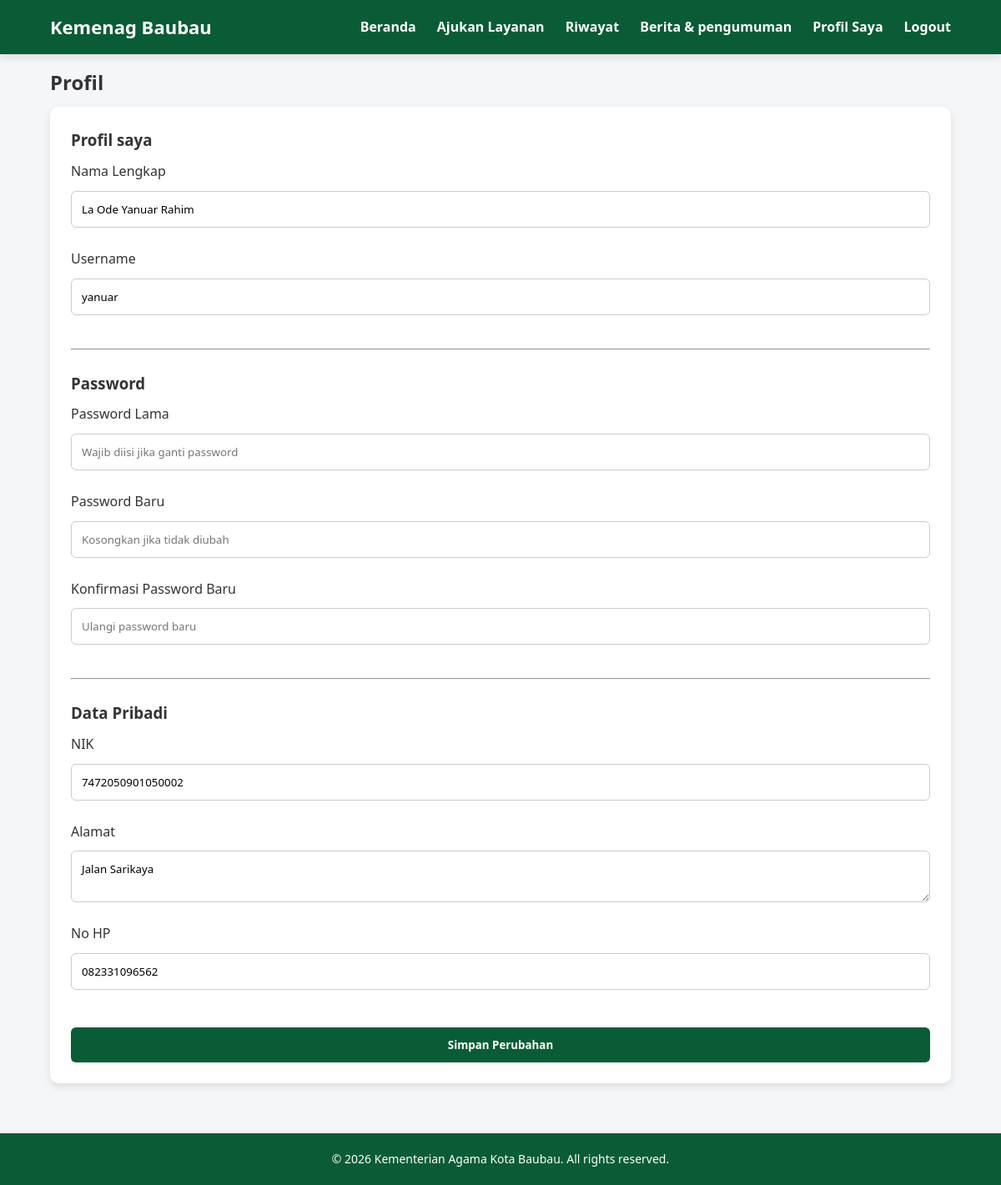
Page /user/profil.php (signed in) on the committed database.
### tables this page shows
CREATE TABLE `users` (
  `id` int(11) NOT NULL,
  `nama` varchar(100) DEFAULT NULL,
  `email` varchar(100) NOT NULL,
  `username` varchar(50) DEFAULT NULL,
  `password` varchar(255) DEFAULT NULL,
  `role` enum('admin','user') DEFAULT 'user',
  `nik` varchar(20) DEFAULT NULL,
  `alamat` text DEFAULT NULL,
  `no_hp` varchar(15) DEFAULT NULL
);

### user/profil.php (the view, shortened to what this page needs)
<?php
include "../config/koneksi.php";
$id = $_SESSION['user_id'];
$user = mysqli_query($koneksi, "SELECT * FROM users WHERE id='$id'");
$data = mysqli_fetch_assoc($user);
?>
<!DOCTYPE html>
<html lang="id">
<head>
    <link rel="stylesheet" href="../assets/css/index.css">
</head>
<body>
    <?php include "../includes/header.php"; ?>
    <div class="container" style="margin-top:10px;">
        <h2 style="margin: 10px 0; text-align: left;">Profil</h2>
        <div class="card">
            <form method="post" class="form-input">
                <h3>Profil saya</h3>
                <label>Nama Lengkap</label>
                <input type="text" name="nama" value="<?= $data['nama'] ?>" required>
                <label>Username</label>
                <input type="text" name="username" value="<?= $data['username'] ?>" required>
                <hr style="margin:15px 0;">
                <h3>Password</h3>
                <label>Password Lama</label>
                <input type="password" name="password_lama" placeholder="Wajib diisi jika ganti password">
                <label>Password Baru</label>
                <input type="password" name="password_baru" placeholder="Kosongkan jika tidak diubah">
                <label>Konfirmasi Password Baru</label>
                <input type="password" name="konfirmasi_password" placeholder="Ulangi password baru">
                <hr style="margin:15px 0;">
                <h3>Data Pribadi</h3>
                <label>NIK</label>
                <input type="text" name="nik" value="<?= $data['nik'] ?>" required>
                <label>Alamat</label>
                <textarea name="alamat" required><?= $data['alamat'] ?></textarea>
                <label>No HP</label>
                <input type="text" name="no_hp" value="<?= $data['no_hp'] ?>" required>
                <button type="submit" name="simpan" style="margin-top:20px;">
                    Simpan Perubahan
                </button>
            </form>
        </div>
    </div>
    <?php include "../includes/footer.php"; ?>
</body>
</html>

### assets/css/index.css (style rules this page uses)
* { margin: 0; padding: 0; box-sizing: border-box; font-family: "Segoe UI", Arial, sans-serif; }
html { scroll-behavior: smooth; }
body { background-color: #f4f6f8; color: #333; line-height: 1.6; min-height: 100vh; display: flex; flex-direction: column; }
.container { padding: 60px; flex: 1; }
.container p, h2 { text-align: center; }
.card { background: #fff; padding: 25px; border-radius: 10px; box-shadow: 0 4px 10px rgba(0, 0, 0, 0.1); }
.form-input { display: flex; flex-direction: column; gap: 10px; }
.form-input input, select, textarea { width: 100%; padding: 12px; margin-bottom: 15px; border: 1px solid #ccc; border-radius: 6px; }
.form-input button { width: 100%; padding: 12px; background: #0a5c36; color: #fff; border: none; border-radius: 6px; font-weight: bold; cursor: pointer; }

### rows in the picture
users: nama "La Ode Yanuar Rahim", username "yanuar", nik "7472050901050002", alamat "Jalan Sarikaya", no_hp "082331096562"
